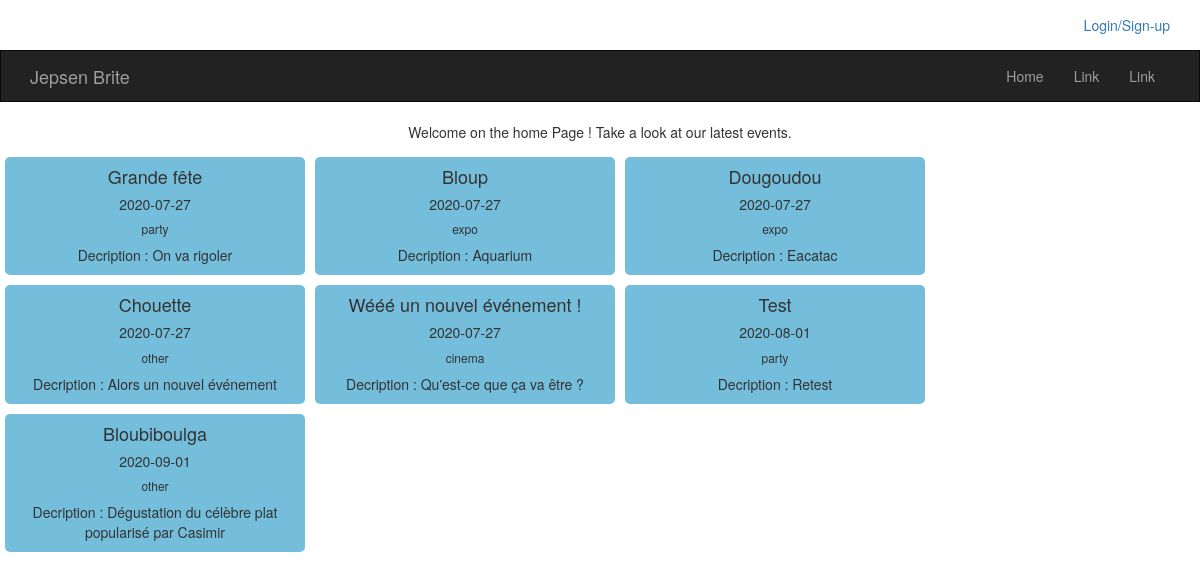
The page / on the database its author committed.
### tables this page shows
CREATE TABLE `events` (
  `id` int(11) NOT NULL,
  `title` varchar(255) NOT NULL,
  `author` int(11) NOT NULL,
  `description` text NOT NULL,
  `category` varchar(255) NOT NULL,
  `image` varchar(255) NOT NULL,
  `time` date NOT NULL
);

### index.php (the view, shortened to what this page needs)
<?php
include "./includes/templates/header.php";
?>
<p class="text-center">Welcome on the home Page ! Take a look at our latest events.</p>
<?php
try {
$bdd = new PDO('mysql:host=localhost;dbname=jepsen-brite-db;charset=utf8','root','root');
} catch (Exception $e) {
die('Erreur : ' . $e -> getMessage() );
}
$lst = $bdd -> prepare('SELECT * FROM events ORDER BY "date" DESC LIMIT 12');
$lst->execute();
$donnees=$lst->fetchAll();
?>
<div class="events-grid">
<?php foreach ($donnees as $item) { ?>
	<div class="col-xs-6 col-md-3" id="event-item">
		<h4 class="text-center"> <?php echo $item['title']?></h4>
		<h5 class="text-center"> <?php echo $item['time']?></h5>
		<h6 class="text-center"> <?php echo $item['category']?></h6>
		<p class="text-center">Decription : <?php echo $item['description']?></p>
	</div>
<?php
}
?>
</div>
<?php
include "./includes/templates/footer.php";
?>

### includes/templates/header.php (shortened to what this page needs)
<!DOCTYPE html>
<html lang="en">
<head>
    <link rel="stylesheet" href="./layout/css/bootstrap.min.css">
    <link rel="stylesheet" href="./layout/css/style.css">
    <link rel="stylesheet" href="https://cdnjs.cloudflare.com/ajax/libs/font-awesome/5.14.0/css/all.min.css" />
</head>
<body>
    <div class="upper-bar">
        <div class="container">
            <?php if (isset($_SESSION['userid'])) { ?>
                <a href="logout.php"><span class="pull-right">Logout</span></a>
            <?php } else { ?>
                <a href="login.php"><span class="pull-right">Login/Sign-up</span></a>
            <?php } ?>
        </div>
    </div>
    <nav class="navbar navbar-inverse">
        <div class="container">
            <div class="navbar-header">
                <a class="navbar-brand" href="#">Jepsen Brite</a>
            </div>
            <div class="collapse navbar-collapse" id="bs-example-navbar-collapse-1">
                <ul class="nav navbar-nav navbar-right">
                    <li><a href="index.php">Home</a></li>
                    <li><a href="#">Link</a></li>
                    <li><a href="#">Link</a></li>
                </ul>
            </div>
        </div>
    </nav>

### includes/templates/footer.php (shortened to what this page needs)
</body>
</html>

### layout/css/style.css (style rules this page uses)
body { position: relative; height: 100vh; }
.navbar { border-radius: 0; }
.upper-bar { background-color: #fff; padding: 15px; }
#event-item { background-color: #74BEDB; margin: 5px; border-radius: 5px; }
.events-grid { margin: auto; align-items: center; justify-content: space-around; }

### rows shown on the page
events: title "Grande fête", time "2020-07-27", category "party", description "On va rigoler"
events: title "Bloup", time "2020-07-27", category "expo", description "Aquarium"
events: title "Dougoudou", time "2020-07-27", category "expo", description "Eacatac"
events: title "Chouette", time "2020-07-27", category "other", description "Alors un nouvel événement"
events: title "Wééé un nouvel événement !", time "2020-07-27", category "cinema", description "Qu'est-ce que ça va être ?"
events: title "Test", time "2020-08-01", category "party", description "Retest"
events: title "Bloubiboulga", time "2020-09-01", category "other", description "Dégustation du célèbre plat popularisé par Casimir"
